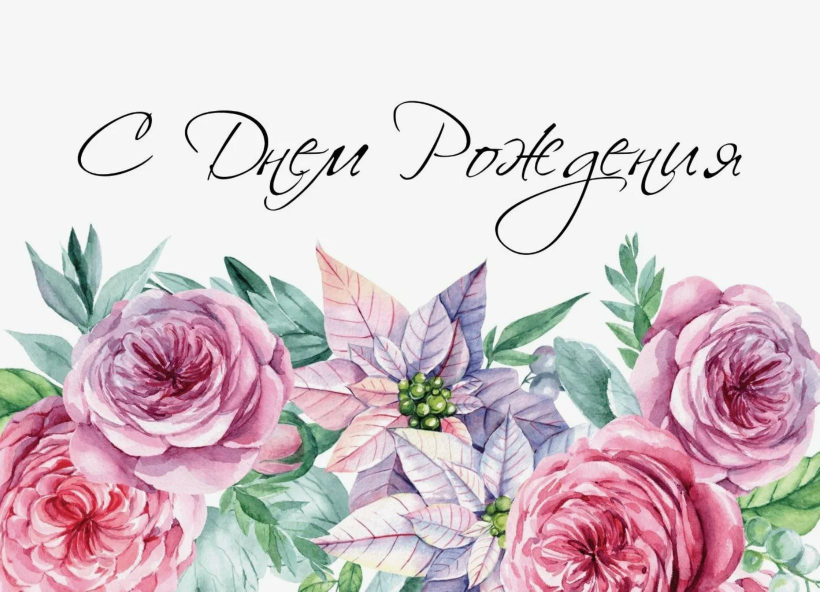
#> input picture LaB8/picture.JPG, 1639 x 1183 px (shown at 1/2 size)
$ python 'Task 8.3.py'
#> lines starting #> are read from the running program, lines starting #| are printed output that depends on the picture
from PIL import Image, ImageDraw, ImageFont


img = Image.open('picture.JPG')
#> img is the input picture: PIL image 1639x1183 RGB; mean R, G, B 215.7, 200.7, 206.1
img_crop = img.crop((0,550,1600,1183))
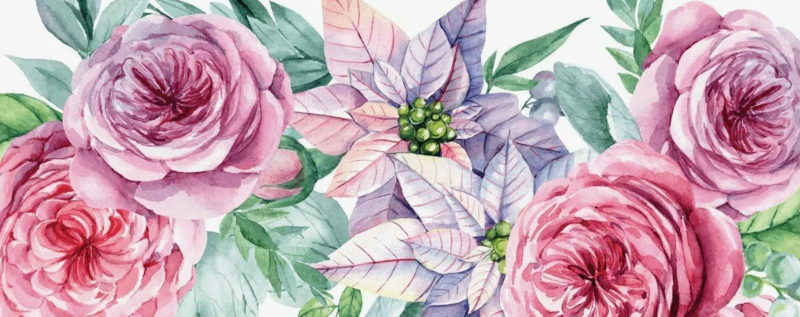
#> img_crop: PIL image 1600x633 RGB (shown at 1/2 size); mean R, G, B 196.4, 167.1, 177.9
img_crop.save('picture_crop.jpg')

name = input("Кого поздравим? ")
#> the answer given: picture.JPG
full_text = str(name)+ ", поздравляю!"
draw_text = ImageDraw.Draw(img_crop)
font = ImageFont.truetype('./Styrene A LC-Black.otf', size=100)
draw_text.text(
    (100,100),
    full_text,
    font=font,
    fill=('#000000')
    )
img_crop.show()
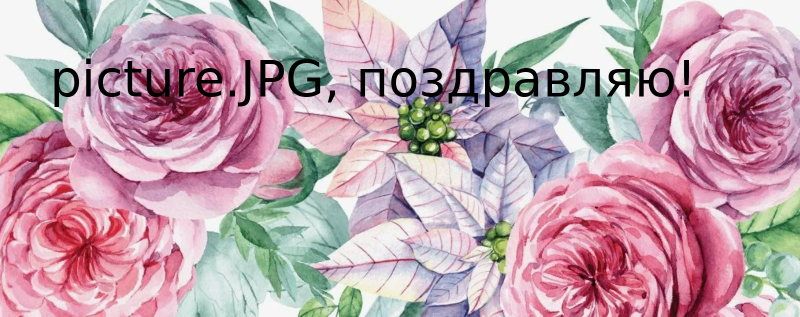
#> shown: PIL image 1600x633 RGB (shown at 1/2 size); mean R, G, B 191.7, 162.8, 173.3
